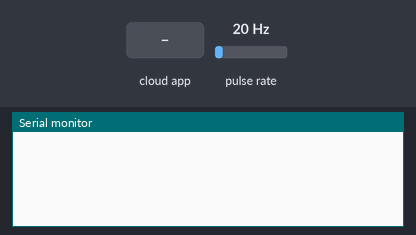
The sketch below on a simulated ESP8266 (NodeMCU). On the bench: the last lines printed to the serial monitor. Wiring (inferred from the names in the program): pulse sensor: data D5. The inputs (shaded band) are chosen by the test bench; at power-on: pulse rate 20 Hz.

Above: at 2.8 s.
2.9 s: the phone or cloud app sets 0 to 0
At 3.85 s:
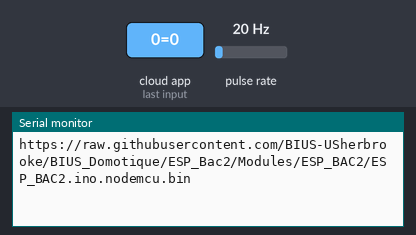
At 5.4 s:
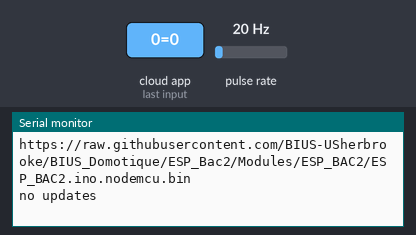

The sketch:

ESP_BAC2.ino
```cpp
/************************************** OTA *****************************************/
const int FW_VERSION = 1;                                                        // Version number, don't forget to update this on changes
#include <ESP8266HTTPClient.h>
#include <ESP8266httpUpdate.h>
// Note the raw.githubuserconent, this allows us to access the contents at the url, not the webpage itself
const char* fwURLBase = "https://raw.githubusercontent.com/BIUS-USherbrooke/BIUS_Domotique/ESP_Bac2/Modules/ESP_BAC2/ESP_BAC2"; // IP adress to the subfolder containing the binary and version number for this specific device

/************************************** CAYENNE *****************************************/
#define CAYENNE_PRINT Serial
#include <CayenneMQTTESP8266.h>

// If too many errors when connecting, deep sleep (which will restart the esp)
// PIN D0 OF THE NODEMCU MUST BE CONNECTed TO THE RST PIN
int failedConnections = 0;
#define SLEEP_TIME 20e6

// WiFi network info.
char ssid[] = "G4_4797";
char wifiPassword[] = "liino1ca";

// Cayenne authentication info. This should be obtained from the Cayenne Dashboard.
char username[] = "75b6d920-cb5b-11e8-8a08-61f9e5c4f140";
char password[] = "13a3664856850223f1994846cd5aa6d668226da9";
char clientID[] = "f5511690-18ff-11e9-8cb9-732fc93af22b";

// Channels cayenne
#define VIRTUAL_CHANNEL 98                                                       // Version number
#define VIRTUAL_CHANNEL 0                                                       // Channel to force an OTA update

#define VIRTUAL_CHANNEL 3     // Humidité du sol
#define VIRTUAL_CHANNEL 5     // Humidité ambiente
#define VIRTUAL_CHANNEL 6     // Température ambiente
#define VIRTUAL_CHANNEL 7     // Litres received
#define VIRTUAL_CHANNEL 8     // Temperature du sol

/*********************************Donnees********************************************/
// Temps entre les prises de donnees (en secondes)
#define DELAIS_PRISE_DONNEES 10 // Secondes
unsigned long lastMillis = 0;   // Dernière prise de mesure

// Humidite du sol
int pinHumiditeSol = A0;      // Senseur d'humidite analog
int pinVccSondeHum = D8;      // D2 pour alimenter la sonde lors de la prise de mesures
int humiditeSol = 0;          // Valeur de l'humidite du sol

// DHT22 AM2302 - adafruit dht library + adafruit unified sensors library
#include "DHT.h"
#define DHTTYPE DHT22         // Sorte de DHT
int dhtPin = D1;              // La pin de réception du DHT22
DHT dht(dhtPin, DHTTYPE);     // Le dht wrapper

// Flow rate sensor
const int  flowSensorPin = D5;// La pin de réception du flow sensor
int revFlowSensor = 0;        // variable to store the “rise ups” from the flowmeter pulses
int litres = 0;               // Numbre de litres reçus
int lastRevFlowSensor = 0;    // La valeur lors de la dernière lecture (pour voir si il y a eu changement)
#define REV_TO_LITRES 535     // La valeur de caibration du sensor

// Sonde temperature sol
#include <OneWire.h>
#include <DallasTemperature.h>
int tempSolPin = D4;
OneWire oneWire(tempSolPin); //Setup the onewire instance to communicate with all OneWire devices
DallasTemperature sondesTempSol(&oneWire); // Pass the OneWire reference to DallasTemperature

void setup() {
  Serial.begin(9600);
  delay(10);

  pinMode(pinVccSondeHum, OUTPUT);
  digitalWrite(pinVccSondeHum, LOW);
  delay(10);

  // Initialization of the variable “flowSensorPin” as INPUT (D2 pin)
   pinMode(flowSensorPin, INPUT);

  // Attach an interrupt to the ISR vector
  attachInterrupt(digitalPinToInterrupt(flowSensorPin), pin_ISR, RISING);

  sondesTempSol.begin();
  delay(100);

  Cayenne.begin(username, password, clientID, ssid, wifiPassword);
}

void loop() {
  if (WiFi.status() == WL_CONNECTED) {
    Cayenne.loop();

    // Voir s'il y a eu changement du flow (assez pour ajouter un litre de plus)
    if(revFlowSensor > REV_TO_LITRES ) {
      // If enough revolutions have passed, increase the litre count and reset the revolutions
      litres++;
      revFlowSensor = 0;
    }

    // S'il y a eu assez de temps, republier les données
    if (millis() - lastMillis > DELAIS_PRISE_DONNEES*1000) {
      lastMillis = millis();

      Cayenne.virtualWrite(98,FW_VERSION);                                         // Send the version number to Cayenne

      // Si le nombre de révolutions n'a pas changé depuis la dernière mesure, envoyer à Cayenne et reset tout
      if (lastRevFlowSensor == revFlowSensor && revFlowSensor != 0) {
        float litresFloat = (float)litres;
        float temp = (float)revFlowSensor;
        litresFloat += temp / REV_TO_LITRES;
        Serial.println(litres);
        Serial.println(revFlowSensor);
        Serial.println(litresFloat);
        Cayenne.virtualWrite(7, litresFloat);
        litres = 0;
        revFlowSensor = 0;
        lastRevFlowSensor = 0;
      } else
        lastRevFlowSensor = revFlowSensor;

      // Humidite du sol
      digitalWrite(pinVccSondeHum, HIGH);
      delay(100);
      humiditeSol = analogRead(pinHumiditeSol);
      delay(50);
      digitalWrite(pinVccSondeHum, LOW);

      // Check to see if reading failed, if failed, do not publish, else, publish to cayenne
      if (isnan(humiditeSol)) {
        Serial.println("Failed to read from humidity sensor!");
      } else {
        Cayenne.virtualWrite(3, humiditeSol);
      }

      // Temperature du sol
      readAndSendTempSol();

      // DHT readings
      // Reading temperature or humidity takes about 250 milliseconds!
      float h = dht.readHumidity();
      // Read temperature as Celsius (the default)
      float t = dht.readTemperature();

      // Check if any reads failed, if so, do not publish, else, publish to cayenne
      if (isnan(h) || isnan(t)) {
        Serial.println("Failed to read from DHT sensor!");
      } else {
        Cayenne.virtualWrite(5, h);
        Cayenne.virtualWrite(6,t);
      }

    }
  } else {
    failedConnections++;
    // Si pas connecté plus de 10 fois, sleep pour SLEEP TIME et réveil après
    if (failedConnections > 10) {
      Serial.println("No wifi connection, going to sleep before restarting.");
      ESP.deepSleep(SLEEP_TIME);
    } else {
      // Sinon, delay 1000
      delay(1000);
    }
  }
}

/***************************************** Cayenne Ins **********************************************/
// Check for updates on web server
CAYENNE_IN(0)
{
  checkForUpdates();
}

/***************************************** Flow sensor ****************************************************/

//Interrupt function, so that the counting of pulse “rise ups” dont interfere with the rest of the code  (attachInterrupt)
void pin_ISR() {
    revFlowSensor++;
}

/***************************************** Temp Sol ****************************************************/
void readAndSendTempSol() {
  // Lire temperature du sol
  sondesTempSol.requestTemperatures();
  // This command writes the temperature in Celsius to the Virtual Pin.
  float filtre = sondesTempSol.getTempCByIndex(0);
  if (filtre >= 0)
     Cayenne.celsiusWrite(8, filtre);
}

/***************************************** http update function *************************************/
// This function checks the web server to see if a new version number is available, if so, it updates with the new firmware (binary)
void checkForUpdates() {
  String fwImageURL = String(fwURLBase);
      fwImageURL.concat( ".ino.nodemcu.bin" );                                              // Adds the url for the binary
      Serial.println(fwImageURL);
      t_httpUpdate_return ret = ESPhttpUpdate.update( fwImageURL , "", "CC:AA:48:48:66:46:0E:91:53:2C:9C:7C:23:2A:B1:74:4D:29:9D:33");             // Update the esp with the new binary, third is the certificate of the site
      delay(50);

      switch(ret) {
        case HTTP_UPDATE_FAILED:
          Serial.printf("HTTP_UPDATE_FAILED Error (%d): %s", ESPhttpUpdate.getLastError(), ESPhttpUpdate.getLastErrorString().c_str());
          break;

        case HTTP_UPDATE_NO_UPDATES:
          Serial.println("no updates");
          break;
  }
}
```

Measured:
- after the input at 2.9 s, the serial monitor: prints a new line after 0.74 s (image 1)
